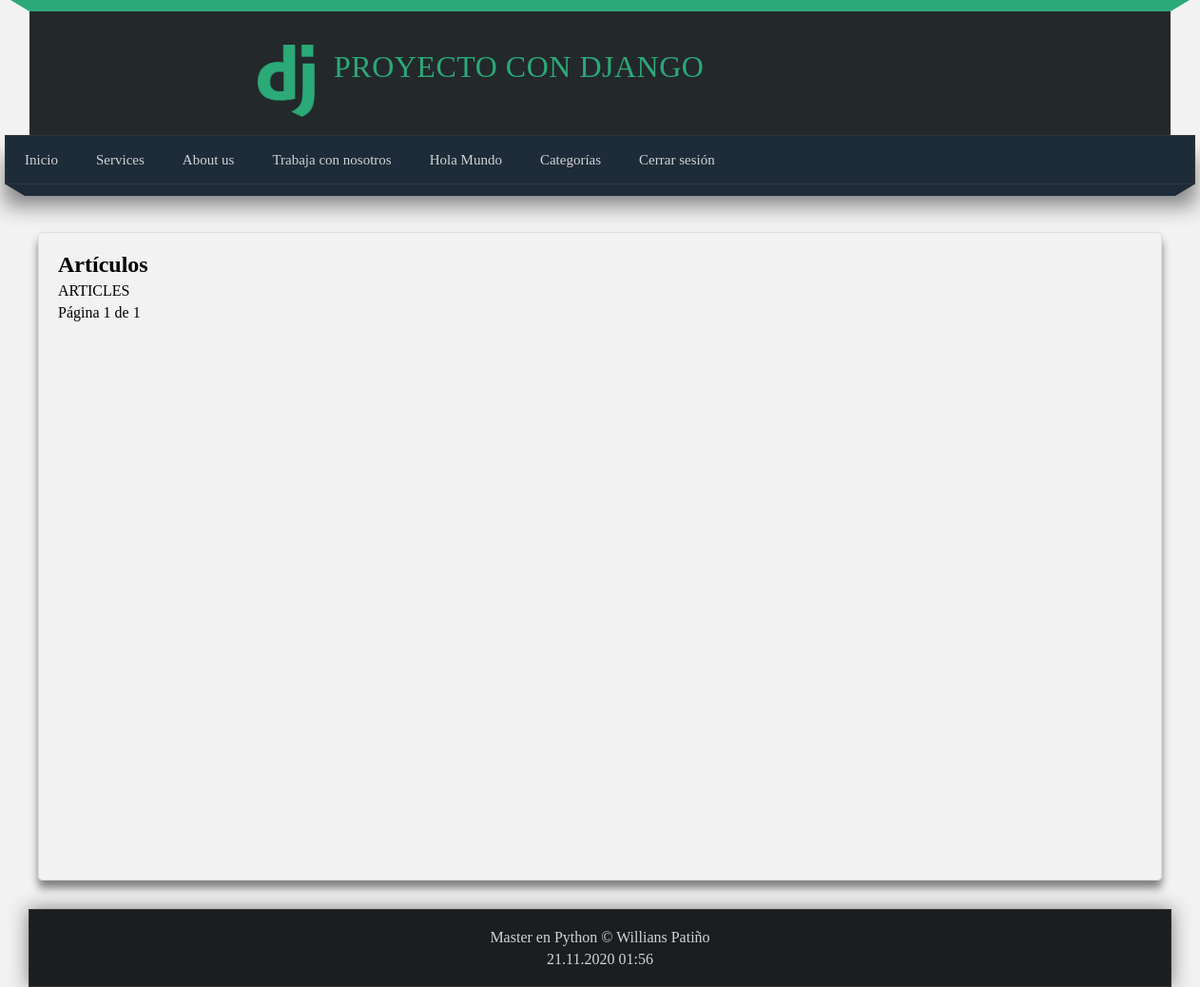
/articulos/ (signed in), run on an earlier commit of the app's database.
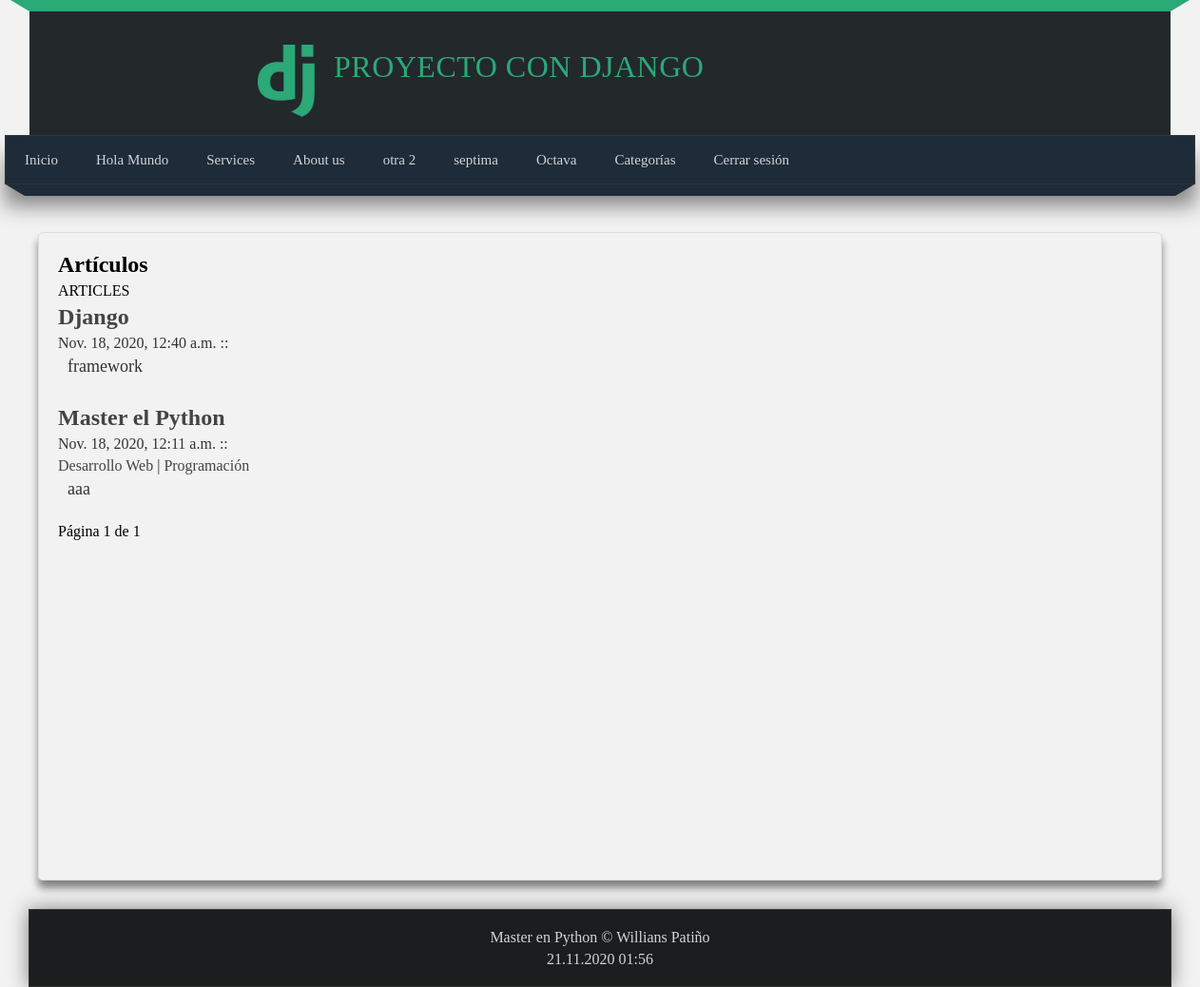
And on a later commit of the database.
### pages/models.py (models this page shows, shortened)
class Page(models.Model):
    title = models.CharField(max_length=50, verbose_name='Título')
    content = RichTextField(verbose_name='Contenido')
    slug = models.CharField(max_length=150, unique=True,
    verbose_name='URL amigable')
    order = models.IntegerField(default=0, verbose_name='Posición de menú')
    visible = models.BooleanField(verbose_name="¿Visible?")
    created_at = models.DateTimeField(auto_now_add=True,
    verbose_name="Creado el")
    updated_at = models.DateTimeField(auto_now_add=True,
    verbose_name='Actualizado el')
    class Meta:
        verbose_name = 'Página'
        verbose_name_plural = 'Páginas'

### blog/models.py (models this page shows, shortened)
class Article(models.Model):
    title = models.CharField(max_length=150,
    verbose_name='Título')
    content = RichTextField(verbose_name='Contenido')
    image = models.ImageField(default='null',
    verbose_name='Imagen', upload_to='articles')
    public = models.BooleanField(verbose_name='¿Publicado?')
    user = models.ForeignKey(User, editable=False, verbose_name='Usuario',
    on_delete=models.CASCADE)
    categories = models.ManyToManyField(Category,
    verbose_name='Categorías', blank=True)
    created_at = models.DateTimeField(auto_now_add=True,
    verbose_name='Creado el')
    edited_at = models.DateTimeField(auto_now=True,
    verbose_name='Editado el')
    class Meta:
        verbose_name = 'Artículo'
        verbose_name_plural = 'Artículos'
        ordering = ['-created_at'] # orden descendente

class Category(models.Model):
    name = models.CharField(max_length=100,
    verbose_name='Nombre')
    description = models.CharField(max_length=255,
    verbose_name='Descripción')
    created_at = models.DateTimeField(auto_now_add=True,
    verbose_name='Creado el')
    class Meta:
        verbose_name = 'Categoría'
        verbose_name_plural = 'Categoría'

### blog/views.py (the view)
# urls.py: path('articulos/', views.list, name='articles-list'),
@login_required(login_url='login')
def list(request):
    articles = Article.objects.all()
    paginator = Paginator(articles, 2)
    page = request.GET.get('page')
    page_article = paginator.get_page(page)
    return render(request, 'articles/list.html', {
        'title': 'Artículos',
        'articles': page_article
	})

### blog/processor.py (called while the page is built)
def get_categories(request):
    cat_in_use = Article.objects.filter(public=True).values_list('categories', flat=True)
    categories = Category.objects.filter(id__in=cat_in_use).values_list('id', 'name')
    return {
        'categories': categories,
        'ids': cat_in_use
    }

### pages/context_processor.py (called while the page is built)
def get_pages(request):
    pages = Page.objects.values_list('id', 'title', 'slug')
    pages = Page.objects.filter(visible=True).order_by('order').values_list('id', 'title', 'slug')
    return {
        'pages': pages
    }

### blog/templates/articles/list.html (shortened to what this page needs)
{% extends 'layouts/layout-original.html' %}
{%  block content %}
<article class="bw-release-main">
    <div class="bw-release-body ">
            <div class="bw-release-story" itemprop="articleBody">
                <h1 class="epi-pageTitle">  {{title}} </h1>
        </div>
        {% include 'articles/articles.html' %}
        {% include 'articles/pagination.html' %}
    </div>
</article>
 {% endblock %}

### mainapp/templates/layouts/layout-original.html (shortened to what this page needs)
<!DOCTYPE html>
<html lang="es">
<head>
    {% load static %}
    <link rel="stylesheet" type="text/css" href="{% static 'css/style-original.css' %}">
</head>
<body>
    <div class="header-decorator">
    <span class="header-izq"></span>
    <span class="header-cen"></span>
    <span class="header-der"></span>
    </div>
    <header>
        <div id="logotipo">
            <img src="{% static 'images/logo.png' %} " alt="">
            <h1>Proyecto con Django </h1>
        </div>
    </header>
    <nav>
        <ul>
                <li>
                        <a href="{% url 'inicio' %}">Inicio</a>
                </li>
                 {% if user.email %}
                    {% for page in pages %}
                            <li>
                            <a href="{% url 'page' page.2 %}"> {{page.1}}</a>
                            </li>
                    {% endfor %}
                    <li class="bw-has-submenu bw-current">
                    <a href="{% url 'articles-list' %}"><span>Categorías</span></a>
			        </li>
                    <li>
                        <a href="{% url 'logout' %}">Cerrar sesión</a>
                    </li>
                {% endif %}
        </ul>
    </nav>
    <div class="barra">
        <span class="esquina-izquierda"></span>
        <span class="relleno-barra"></span>
        <span class="esquina-derecha"></span>
    </div>
    <div id="content">
        <div class="box">
            {% block content %}{% endblock %}
        </div>
    </div>
    <div id="footer-container">
        <footer>
            Master en Python &copy; Willians Patiño
            <p> {% now 'd.m.Y h:s' %}</p>
        </footer>
    </div>
</body>
</html>

### blog/templates/articles/articles.html (shortened to what this page needs)
    <p> ARTICLES </p>
{% for article in articles %}
    <article class='articles'>
        <div class="data">
            <h2>
            <a href="{% url 'articles' article.id %}">
            {{article.title}}
            </a>
            </h2>
            <span>    {{article.created_at}} </span>
            {{article.user.first_name}} ::
            <p>
            {% for category in article.categories.all %}
            <a href="{% url 'category' category.id %}"> {{category.name}} </a>
            {% if forloop.counter < article.categories.all|length %}
            {{'| '}}
            {% endif %}
            {% endfor %}
            </p>
            <div class="article-content">
                {{article.content|safe}}
            </div>
        </div>
    </article>
    <div>
{% endfor %}

What changed in the data, as far as the page shows it:
no longer on this page (row edited): Page: title "Trabaja con nosotros"
changed Page "Hola Mundo": moves up the list
added Page: title "otra 2"
added Page: title "septima"
added Page: title "Octava"
added Article: title "Django", created_at "Nov. 18, 2020, 12:40 a.m.", content "framework"
added Article: title "Master el Python", created_at "Nov. 18, 2020, 12:11 a.m.", content "aaa"
added Category: name "Desarrollo Web", value "|"
added Category: name "Programación"
